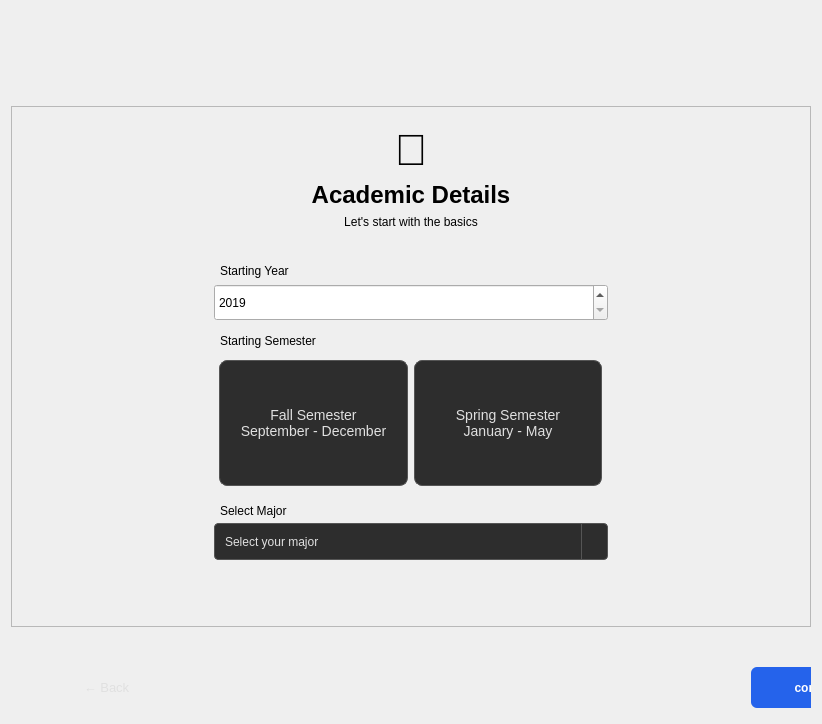
      <widget class="QWidget" name="page_3">
       <layout class="QVBoxLayout" name="verticalLayout_10">
        <item>
         <spacer name="verticalSpacer_5">
          <property name="orientation">
           <enum>Qt::Orientation::Vertical</enum>
          </property>
          <property name="sizeHint" stdset="0">
           <size>
            <width>20</width>
            <height>95</height>
           </size>
          </property>
         </spacer>
        </item>
        <item alignment="Qt::AlignmentFlag::AlignHCenter">
         <widget class="QFrame" name="frame_12">
          <property name="enabled">
           <bool>true</bool>
          </property>
          <property name="sizePolicy">
           <sizepolicy hsizetype="Maximum" vsizetype="Maximum">
            <horstretch>0</horstretch>
            <verstretch>0</verstretch>
           </sizepolicy>
          </property>
          <property name="minimumSize">
           <size>
            <width>800</width>
            <height>521</height>
           </size>
          </property>
          <property name="maximumSize">
           <size>
            <width>809</width>
            <height>526</height>
           </size>
          </property>
          <property name="frameShape">
           <enum>QFrame::Shape::StyledPanel</enum>
          </property>
          <property name="frameShadow">
           <enum>QFrame::Shadow::Raised</enum>
          </property>
          <layout class="QVBoxLayout" name="verticalLayout_7">
           <item>
            <widget class="QFrame" name="frame_13">
             <property name="sizePolicy">
              <sizepolicy hsizetype="Preferred" vsizetype="Fixed">
               <horstretch>0</horstretch>
               <verstretch>0</verstretch>
              </sizepolicy>
             </property>
             <property name="minimumSize">
              <size>
               <width>0</width>
               <height>24</height>
              </size>
             </property>
             <property name="frameShape">
              <enum>QFrame::Shape::NoFrame</enum>
             </property>
             <property name="frameShadow">
              <enum>QFrame::Shadow::Raised</enum>
             </property>
             <layout class="QVBoxLayout" name="verticalLayout_8">
              <item>
               <widget class="QLabel" name="label_21">
                <property name="font">
                 <font>
                  <pointsize>33</pointsize>
                  <bold>true</bold>
                 </font>
                </property>
                <property name="text">
                 <string>🏫</string>
                </property>
                <property name="alignment">
                 <set>Qt::AlignmentFlag::AlignCenter</set>
                </property>
               </widget>
              </item>
              <item>
               <widget class="QLabel" name="label_22">
                <property name="font">
                 <font>
                  <pointsize>18</pointsize>
                  <bold>true</bold>
                 </font>
                </property>
                <property name="text">
                 <string>Academic Details</string>
                </property>
                <property name="alignment">
                 <set>Qt::AlignmentFlag::AlignCenter</set>
                </property>
               </widget>
              </item>
              <item>
               <widget class="QLabel" name="label_23">
                <property name="text">
                 <string>Let's start with the basics</string>
                </property>
                <property name="alignment">
                 <set>Qt::AlignmentFlag::AlignCenter</set>
                </property>
                <property name="wordWrap">
                 <bool>true</bool>
                </property>
               </widget>
              </item>
             </layout>
            </widget>
           </item>
           <item>
            <widget class="QFrame" name="frame_14">
             <property name="frameShape">
              <enum>QFrame::Shape::NoFrame</enum>
             </property>
             <property name="frameShadow">
              <enum>QFrame::Shadow::Raised</enum>
             </property>
             <layout class="QVBoxLayout" name="verticalLayout_9">
              <item>
               <widget class="QFrame" name="frame_15">
                <property name="frameShape">
                 <enum>QFrame::Shape::NoFrame</enum>
                </property>
                <property name="frameShadow">
                 <enum>QFrame::Shadow::Raised</enum>
                </property>
                <widget class="QLabel" name="label_24">
                 <property name="geometry">
                  <rect>
                   <x>190</x>
                   <y>10</y>
                   <width>71</width>
                   <height>16</height>
                  </rect>
                 </property>
                 <property name="text">
                  <string>Starting Year</string>
                 </property>
                 <property name="alignment">
                  <set>Qt::AlignmentFlag::AlignLeading|Qt::AlignmentFlag::AlignLeft|Qt::AlignmentFlag::AlignVCenter</set>
                 </property>
                 <property name="wordWrap">
                  <bool>true</bool>
                 </property>
                </widget>
                <widget class="QLabel" name="label_27">
                 <property name="geometry">
                  <rect>
                   <x>190</x>
                   <y>250</y>
                   <width>161</width>
                   <height>16</height>
                  </rect>
                 </property>
                 <property name="text">
                  <string>Select Major</string>
                 </property>
                 <property name="alignment">
                  <set>Qt::AlignmentFlag::AlignLeading|Qt::AlignmentFlag::AlignLeft|Qt::AlignmentFlag::AlignVCenter</set>
                 </property>
                 <property name="wordWrap">
                  <bool>true</bool>
                 </property>
                </widget>
                <widget class="QComboBox" name="comboBox_2">
                 <property name="geometry">
                  <rect>
                   <x>184</x>
                   <y>270</y>
                   <width>394</width>
                   <height>37</height>
                  </rect>
                 </property>
                 <property name="styleSheet">
                  <string notr="true">QComboBox {
    padding: 6px 10px;
    padding-right: 25px;
    border: 1px solid #555;
    border-radius: 4px;
    background-color: #2d2d2d;
    color: #e0e0e0;
    selection-background-color: #3daee9;
    selection-color: white;
}

QComboBox:hover {
    border: 1px solid #777;
    background-color: #353535;
}

QComboBox:focus {
    border: 1px solid #3daee9;
}

QComboBox:disabled {
    background-color: #252525;
    color: #888;
    border: 1px solid #444;
}

QComboBox::drop-down {
    subcontrol-origin: padding;
    subcontrol-position: top right;
    width: 25px;
    border-left: 1px solid #555;
    background: transparent;
}

/* Make the down arrow visible by changing its color */
QComboBox::down-arrow {
    image: none;
    border-left: 4px solid transparent;
    border-right: 4px solid transparent;
    border-top: 5px solid #e0e0e0; /* Light color for visibility */
    width: 0;
    height: 0;
}

QComboBox::down-arrow:on { /* when the combobox is open */
    border-top: none;
    border-bottom: 5px solid #e0e0e0;
}

QComboBox QAbstractItemView {
    background-color: #2d2d2d;
    border: 1px solid #555;
    selection-background-color: #3daee9;
    selection-color: white;
    color: #e0e0e0;
    outline: 0;
}

QComboBox QAbstractItemView::item {
    padding: 5px 10px;
}

QComboBox QAbstractItemView::item:hover {
    background-color: #3daee9;
    color: white;
}</string>
                 </property>
                 <property name="placeholderText">
                  <string>Select your major</string>
                 </property>
                </widget>
                <widget class="QFrame" name="frame_16">
                 <property name="geometry">
                  <rect>
                   <x>180</x>
                   <y>90</y>
                   <width>401</width>
                   <height>161</height>
                  </rect>
                 </property>
                 <property name="frameShape">
                  <enum>QFrame::Shape::NoFrame</enum>
                 </property>
                 <property name="frameShadow">
                  <enum>QFrame::Shadow::Raised</enum>
                 </property>
                 <layout class="QHBoxLayout" name="horizontalLayout_2">
                  <item>
                   <widget class="QPushButton" name="continueButton_3">
                    <property name="minimumSize">
                     <size>
                      <width>0</width>
                      <height>126</height>
                     </size>
                    </property>
                    <property name="cursor">
                     <cursorShape>PointingHandCursor</cursorShape>
                    </property>
                    <property name="layoutDirection">
                     <enum>Qt::LayoutDirection::LeftToRight</enum>
                    </property>
                    <property name="styleSheet">
                     <string notr="true">QPushButton {
    background-color: #2d2d2d;
    border: 1px solid #555;
    border-radius: 8px;
    color: #e0e0e0;
    padding: 15px;
    font-size: 14px;
    text-align: center;
}

QPushButton:hover {
    background-color: #353535;
    border-color: #3daee9;
}

QPushButton:pressed {
    background-color: #3daee9;
    color: white;
}

QPushButton:checked {
    background-color: #353535;
    border-color: #3daee9;
}</string>
                    </property>
                    <property name="text">
                     <string>Fall Semester
September - December</string>
                    </property>
                    <property name="checkable">
                     <bool>true</bool>
                    </property>
                    <property name="checked">
                     <bool>false</bool>
                    </property>
                    <property name="autoExclusive">
                     <bool>true</bool>
                    </property>
                    <property name="autoDefault">
                     <bool>false</bool>
                    </property>
                    <property name="default">
                     <bool>false</bool>
                    </property>
                    <property name="flat">
                     <bool>false</bool>
                    </property>
                   </widget>
                  </item>
                  <item>
                   <widget class="QPushButton" name="continueButton_4">
                    <property name="minimumSize">
                     <size>
                      <width>0</width>
                      <height>126</height>
                     </size>
                    </property>
                    <property name="cursor">
                     <cursorShape>PointingHandCursor</cursorShape>
                    </property>
                    <property name="layoutDirection">
                     <enum>Qt::LayoutDirection::LeftToRight</enum>
                    </property>
                    <property name="styleSheet">
                     <string notr="true">QPushButton {
    background-color: #2d2d2d;
    border: 1px solid #555;
    border-radius: 8px;
    color: #e0e0e0;
    padding: 15px;
    font-size: 14px;
    text-align: center;
}

QPushButton:hover {
    background-color: #353535;
    border-color: #3daee9;
}

QPushButton:pressed {
    background-color: #3daee9;
    color: white;
}

QPushButton:checked {
    background-color: #353535;
    border-color: #3daee9;
}</string>
                    </property>
                    <property name="text">
                     <string>Spring Semester
January - May</string>
                    </property>
                    <property name="checkable">
                     <bool>true</bool>
                    </property>
                    <property name="autoExclusive">
                     <bool>true</bool>
                    </property>
                    <property name="autoDefault">
                     <bool>false</bool>
                    </property>
                    <property name="default">
                     <bool>false</bool>
                    </property>
                    <property name="flat">
                     <bool>false</bool>
                    </property>
                   </widget>
                  </item>
                 </layout>
                </widget>
                <widget class="QLabel" name="label_25">
                 <property name="geometry">
                  <rect>
                   <x>190</x>
                   <y>80</y>
                   <width>111</width>
                   <height>16</height>
                  </rect>
                 </property>
                 <property name="text">
                  <string>Starting Semester</string>
                 </property>
                 <property name="alignment">
                  <set>Qt::AlignmentFlag::AlignLeading|Qt::AlignmentFlag::AlignLeft|Qt::AlignmentFlag::AlignVCenter</set>
                 </property>
                 <property name="wordWrap">
                  <bool>true</bool>
                 </property>
                </widget>
                <widget class="QDateEdit" name="starting_year">
                 <property name="geometry">
                  <rect>
                   <x>184</x>
                   <y>31</y>
                   <width>394</width>
                   <height>37</height>
                  </rect>
                 </property>
                 <property name="styleSheet">
                  <string notr="true"/>
                 </property>
                 <property name="specialValueText">
                  <string/>
                 </property>
                 <property name="minimumDateTime">
                  <datetime>
                   <hour>0</hour>
                   <minute>0</minute>
                   <second>0</second>
                   <year>2019</year>
                   <month>9</month>
                   <day>11</day>
                  </datetime>
                 </property>
                 <property name="maximumDate">
                  <date>
                   <year>2050</year>
                   <month>12</month>
                   <day>31</day>
                  </date>
                 </property>
                 <property name="currentSection">
                  <enum>QDateTimeEdit::Section::YearSection</enum>
                 </property>
                 <property name="displayFormat">
                  <string>yyyy</string>
                 </property>
                </widget>
               </widget>
              </item>
             </layout>
            </widget>
           </item>
          </layout>
         </widget>
        </item>
        <item>
         <widget class="QFrame" name="frame_11">
          <property name="sizePolicy">
           <sizepolicy hsizetype="Preferred" vsizetype="Maximum">
            <horstretch>0</horstretch>
            <verstretch>0</verstretch>
           </sizepolicy>
          </property>
          <property name="minimumSize">
           <size>
            <width>0</width>
            <height>80</height>
           </size>
          </property>
          <property name="maximumSize">
           <size>
            <width>16777215</width>
            <height>52</height>
           </size>
          </property>
          <property name="frameShape">
           <enum>QFrame::Shape::NoFrame</enum>
          </property>
          <property name="frameShadow">
           <enum>QFrame::Shadow::Raised</enum>
          </property>
          <widget class="QPushButton" name="confirm_button">
           <property name="geometry">
            <rect>
             <x>740</x>
             <y>20</y>
             <width>131</width>
             <height>41</height>
            </rect>
           </property>
           <property name="cursor">
            <cursorShape>PointingHandCursor</cursorShape>
           </property>
           <property name="layoutDirection">
            <enum>Qt::LayoutDirection::LeftToRight</enum>
           </property>
           <property name="styleSheet">
            <string notr="true">QPushButton {
    background-color: rgb(37, 99, 235);
    border: none;
    border-radius: 6px;
    color: white;
    font-weight: bold;
    padding: 10px 20px;
}

QPushButton:hover {
    background-color: #4db8ff;
}

QPushButton:pressed {
    background-color: #2980b9;
    padding: 11px 20px 9px 20px;
}

QPushButton:disabled {
    background-color: #34495e;
    color: #95a5a6;
}</string>
           </property>
           <property name="text">
            <string>confirm</string>
           </property>
           <property name="autoDefault">
            <bool>false</bool>
           </property>
           <property name="default">
            <bool>false</bool>
           </property>
           <property name="flat">
            <bool>false</bool>
           </property>
          </widget>
          <widget class="QPushButton" name="backButton_2">
           <property name="geometry">
            <rect>
             <x>30</x>
             <y>20</y>
             <width>131</width>
             <height>41</height>
            </rect>
           </property>
           <property name="cursor">
            <cursorShape>PointingHandCursor</cursorShape>
           </property>
           <property name="layoutDirection">
            <enum>Qt::LayoutDirection::LeftToRight</enum>
           </property>
           <property name="styleSheet">
            <string notr="true">QPushButton {
        background: transparent;
        border: none;
        color: #e0e0e0;
        padding: 8px 12px;
        border-radius: 4px;
        font-size: 13px;
    }
    QPushButton:hover {
        background: rgba(255, 255, 255, 0.1);
        border: 1px solid rgba(255, 255, 255, 0.2);
    }
    QPushButton:pressed {
        background: rgba(61, 174, 233, 0.25);
        border: 1px solid rgba(61, 174, 233, 0.3);
    }
    QPushButton:disabled {
        color: #888;
        background: transparent;
        border: none;
    }</string>
           </property>
           <property name="text">
            <string>← Back</string>
           </property>
           <property name="autoDefault">
            <bool>false</bool>
           </property>
           <property name="default">
            <bool>false</bool>
           </property>
           <property name="flat">
            <bool>false</bool>
           </property>
          </widget>
         </widget>
        </item>
       </layout>
      </widget>
